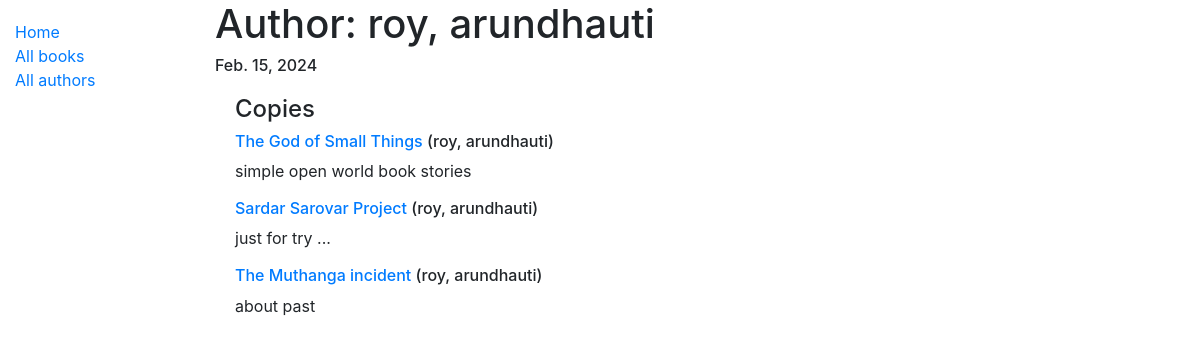
/catalog/author/2, run on the app's committed database.
### catalog/models.py (models this page shows, shortened)
class Author(models.Model):
    first_name = models.CharField(max_length=100)
    last_name = models.CharField(max_length=100)
    date_of_birth = models.DateField(null=True, blank=True)
    date_of_death = models.DateField('Died', null=True, blank=True)
    class Meta:
        ordering = ['last_name', 'first_name']
    def __str__(self):
        return f'{self.last_name}, {self.first_name}'

class Book(models.Model):
    title = models.CharField(max_length=200)
    author = models.ForeignKey(Author, on_delete=models.SET_NULL, null=True)
    summary = models.TextField(
        max_length=1000, help_text='Enter a brief description of the book')
    isbn = models.CharField('ISBN', max_length=13, unique=True,
                            help_text='13 Character <a href="https://www.isbn-international.org/content/what-isbn">ISBN number</a>')
    Lang = models.ForeignKey("Language", on_delete=models.PROTECT, null=True)
    genre = models.ManyToManyField(
        Genre, help_text='Select a genre for this book')
    def display_genre(self):
        """Create a string for the Genre. This is required to display genre in Admin."""
        return ', '.join(genre.name for genre in self.genre.all()[:3])
    display_genre.short_description = 'Genre'
    def get_absolute_url(self):
        return reverse('book-detail', args=[str(self.id)])

### catalog/views.py (the view)
# urls.py: path('author/<int:pk>', views.AuthordetailView, name='author-detail'),
def AuthordetailView(request, pk=0):
    author_object = Author.objects.get(pk=pk)
    author_name = author_object.__str__()
    author_dob = author_object.date_of_birth
    book_objects = Book.objects.filter(author=pk)
    context = {
        "author_name": author_name,
        "author_dob": author_dob,
        "book_lists": book_objects,
    }
    return render(request, "author_detail.html", context=context)

### catalog/templates/author_detail.html
{% extends "base_generic.html" %}
{% block content %}
<h1>Author: {{ author_name }}</h1>
<h6>{{author_dob}}</h6>
<div style="margin-left:20px;margin-top:20px">
    <h4>Copies</h4>
    {% if book_lists %}
    {% for book in book_lists %}
    <h6><a href="{{book.get_absolute_url}}">{{book.title}}</a>
        ({{book.author}})</h6>
    <p>{{book.summary}}</p>
    {% endfor %}
    {% else %}
    <p>there is no book.</p>
    {% endif %}
</div>
{% endblock %}

### data on the page
Author: date_of_birth "Feb. 15, 2024"
Book: title "The God of Small Things", author "roy, arundhauti", summary "simple open world book stories"
Book: title "Sardar Sarovar Project", author "roy, arundhauti", summary "just for try ..."
Book: title "The Muthanga incident", author "roy, arundhauti", summary "about past"

### other printed values
{{ author_name }} "roy, arundhauti"
